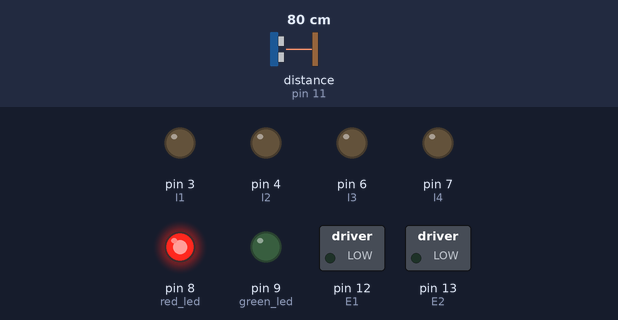
Recording of a sketch running on a simulated Arduino Uno, built with avr-gcc and run on an emulated ATmega328P. Shown: switched loads named in the sketch (green lamp = pin HIGH), output pins drawn as LEDs (lit = HIGH). The test bench sets the inputs (shaded band); at power-on: distance to the obstacle (sensor on pin 11) 80 cm. The echo pulse lasts 58.3 µs per cm; what the sketch prints to the serial monitor is not drawn.

Above: at 1.2 s.
1.3 s: distance to the obstacle (sensor on pin 11) set to 23 cm
2.8 s: distance to the obstacle (sensor on pin 11) set to 18 cm
At 2.96 s:
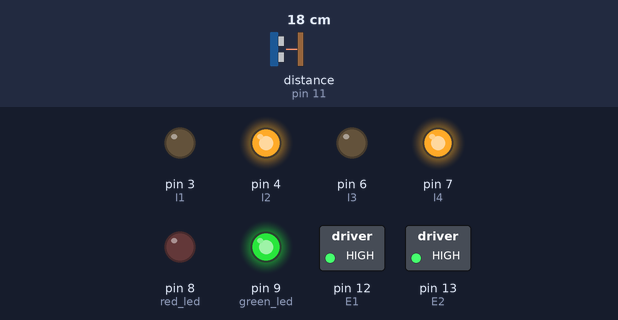
5.8 s: distance to the obstacle (sensor on pin 11) set to 35 cm
At 7.0 s:
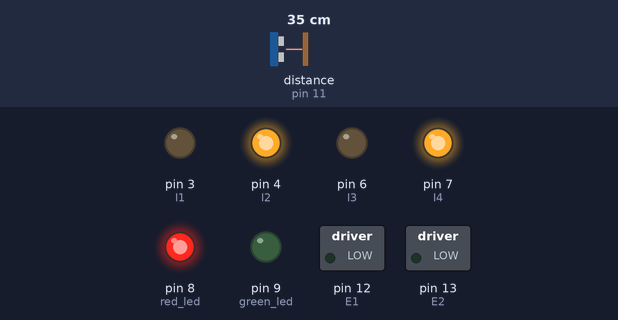
7.3 s: distance to the obstacle (sensor on pin 11) set to 4 cm
At 8.8 s:
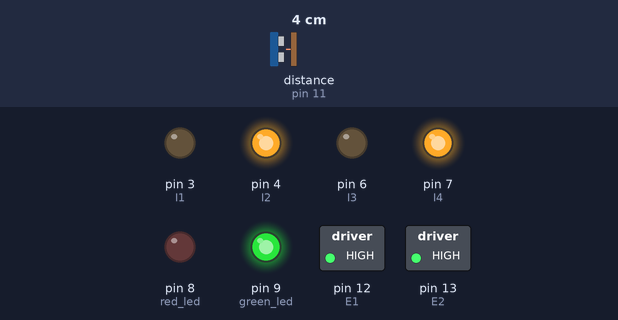
Timing chart, 0 to 10.3 s (numbered marks = the images above; inputs shaded):
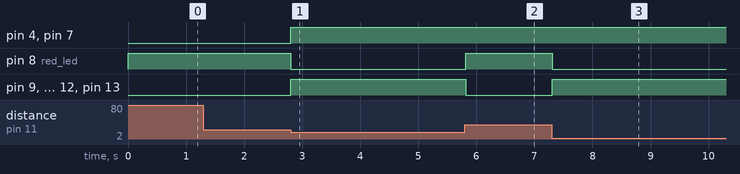

The sketch:

Robotic_Car.ino
```cpp
/* ONLINE ARDUINO WORKSHOP SAMPLE PROJECTS
 * This is a sample code for "Robotic Car"
 * Written by: Prawira (praw0001@e.ntu.edu.sg) Contact me if you find any errors
 * Supported by: Garage@EEE (School of Electrical and Electronics Engineering, Nanyang Technological University)
 */

#include <NewPing.h> //include the library called NewPing

//LED pin
#define red_led 8
#define green_led 9

//Ultrasonic pins
#define TRIGGER_PIN  10
#define ECHO_PIN     11
#define MAX_DISTANCE 50
NewPing sonar(TRIGGER_PIN, ECHO_PIN, MAX_DISTANCE);

//Motor pins
#define E1 12  // Enable Pin for motor 1 (LEFT)
#define E2 13  // Enable Pin for motor 2 (RIGHT)

#define I1 3  // Control pin 1 for motor 1 (LEFT)
#define I2 4  // Control pin 2 for motor 1 (LEFT)
#define I3 6  // Control pin 1 for motor 2 (RIGHT)
#define I4 7  // Control pin 2 for motor 2 (RIGHT)

void setup() {
  // put your setup code here, to run once:
  pinMode(E1, OUTPUT);
  pinMode(E2, OUTPUT);

  pinMode(I1, OUTPUT);
  pinMode(I2, OUTPUT);
  pinMode(I3, OUTPUT);
  pinMode(I4, OUTPUT);
  pinMode(red_led, OUTPUT);
  pinMode(green_led, OUTPUT);
  Serial.begin(9600);
}

void loop() {
  // put your main code here, to run repeatedly:
  const int type=1;

  //type 0: troubleshooting for the car
  if(type==0){
    check_distance();
    digitalWrite(red_led,HIGH);
    move_forward(300);
    delay(100);
  }

  //type 1: move when distance less than 10 cm
  if (type==1){
    digitalWrite(red_led,HIGH);
    int distance = check_distance();
    if (distance<=20&&distance>=1){
      digitalWrite(red_led,LOW);
      digitalWrite(green_led, HIGH);
      immediate_move_forward();
    }
    else {
      digitalWrite(red_led,HIGH);
      digitalWrite(green_led, LOW);
      move_stop();
    }
  }
  delay(1);

}

int check_distance() {
  Serial.print("Distance: ");
  Serial.print(sonar.ping_cm());
  Serial.println("cm");
  return sonar.ping_cm();
}
void immediate_move_forward () {
  digitalWrite(E1, HIGH);
  digitalWrite(E2, HIGH);

  digitalWrite(I1, LOW);
  digitalWrite(I2, HIGH);
  digitalWrite(I3, LOW);
  digitalWrite(I4, HIGH);

  delay(20);
  digitalWrite(E1, LOW);
  digitalWrite(E2, LOW);
}

void move_backwards (int delayval) {
  digitalWrite(E1, HIGH);
  digitalWrite(E2, HIGH);

  digitalWrite(I1, HIGH);
  digitalWrite(I2, LOW);
  digitalWrite(I3, HIGH);
  digitalWrite(I4, LOW);
  delay(delayval);
  digitalWrite(E1, LOW);
  digitalWrite(E2, LOW);
}

void move_forward (int delayval) {
  digitalWrite(E1, HIGH);
  digitalWrite(E2, HIGH);

  digitalWrite(I1, LOW);
  digitalWrite(I2, HIGH);
  digitalWrite(I3, LOW);
  digitalWrite(I4, HIGH);

  delay(delayval);
  digitalWrite(E1, LOW);
  digitalWrite(E2, LOW);
}

void move_stop () {
  digitalWrite(E1, LOW);
  digitalWrite(E2, LOW);
}

void move_turnleft (int delayval) {
  digitalWrite(E1, HIGH);
  digitalWrite(E2, HIGH);

  digitalWrite(I1, HIGH);
  digitalWrite(I2, LOW);
  digitalWrite(I3, LOW);
  digitalWrite(I4, HIGH);

  delay(delayval);
  digitalWrite(E1, LOW);
  digitalWrite(E2, LOW);
}

void move_turnright (int delayval) {
  digitalWrite(E1, HIGH);
  digitalWrite(E2, HIGH);

  digitalWrite(I1, LOW);
  digitalWrite(I2, HIGH);
  digitalWrite(I3, HIGH);
  digitalWrite(I4, LOW);

  delay(delayval);

  digitalWrite(E1, LOW);
  digitalWrite(E2, LOW);
}
```

Measured:
- the behaviour switches between 21 and 20 cm on distance to the obstacle (sensor on pin 11) (found by bisection; images 0 and 1)
- after the input at 2.8 s, pin 4 (I2), pin 7 (I4), pin 9 (green_led), pin 12 (E1), pin 13 (E2): LOW → HIGH at once; pin 8 (red_led): HIGH → LOW at once
- after the input at 5.8 s, pin 8 (red_led): LOW → HIGH at once; pin 9 (green_led), pin 12 (E1), pin 13 (E2): HIGH → LOW at once
- after the input at 7.3 s, pin 8 (red_led): HIGH → LOW at once; pin 9 (green_led), pin 12 (E1), pin 13 (E2): LOW → HIGH at once
